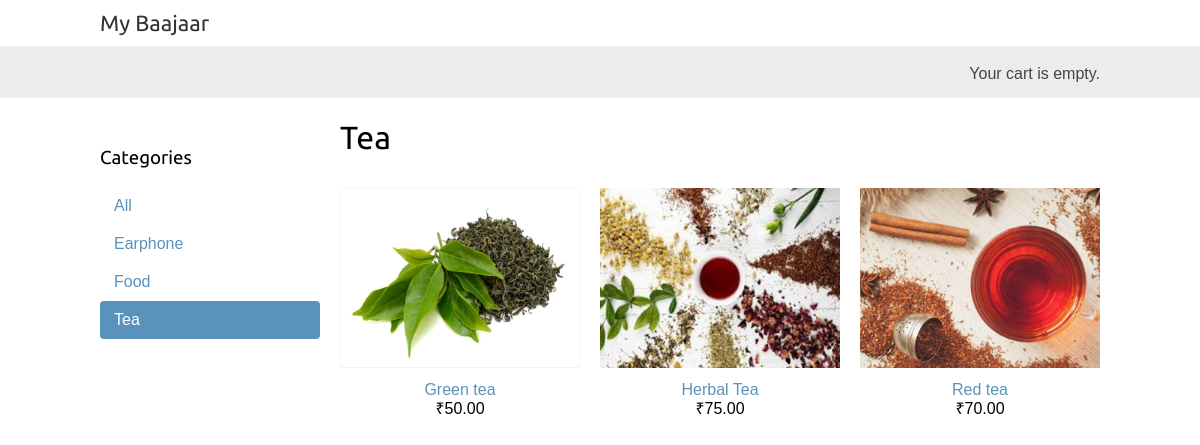
Page /tea/ on the committed database.
### shop/models.py (models this page shows, shortened)
class Category(models.Model):
    name=models.CharField(max_length=200,db_index=True)
    slug=models.SlugField(max_length=200,unique=True)
    class Meta:
        ordering=('name',)
        verbose_name='category'
        verbose_name_plural='catagories'
    def get_absolute_url(self):
        return reverse('shop:product_list_by_category',args=[self.slug])

class Product(models.Model):
    category = models.ForeignKey(Category,related_name='products',on_delete=models.CASCADE)
    name=models.CharField(max_length=200,db_index=True)
    slug=models.SlugField(max_length=200,db_index=True)
    image=models.ImageField(upload_to='products/%Y/%m/%d',blank=True)
    description=models.TextField(blank=True)
    price=models.DecimalField(max_digits=10,decimal_places=2)
    available=models.BooleanField(default=True)
    created=models.DateTimeField(auto_now=True)
    updated=models.DateTimeField(auto_now=True)
    class Meta:
        ordering=('name',)
        index_together=(('id','slug'),)
    def get_absolute_url(self):
        return reverse('shop:product_detail',args=[self.id, self.slug])

### shop/views.py (the view)
# urls.py: path('',views.product_list,name='product_list'),
def product_list(request, category_slug=None):
    category=None
    categories=Category.objects.all()
    products=Product.objects.filter(available=True)
    if category_slug:
        category=get_object_or_404(Category, slug=category_slug)
        products=products.filter(category=category)
    return render(request,'product/list.html',{'category':category,
    'categories':categories,'products':products})

### cart/cart.py (called while the page is built)
    def __len__(self):
        return sum(item['quantity'] for item in self.cart.values())

### cart/context_processors.py (called while the page is built)
def cart(request):
    return{'cart':Cart(request)}

### templates/product/list.html (shortened to what this page needs)
{% extends 'base.html' %}
{% load static %}
{% block content %}
    <div id="sidebar">
        <h3>Categories</h3>
        <ul>
            <li {% if not category %}class="selected"{% endif %}>
                <a href="{% url "shop:product_list" %}">All</a>
            </li>
            {% for c in categories %}
            <li {% if category.slug == c.slug %}class="selected"{% endif %}>
                <a href="{{ c.get_absolute_url }}">{{ c.name }}</a>
            </li>
            {% endfor %}
            </ul>
    </div>
    <div id="main" class="product-list">
        <h1>{% if category %}{{category.name}}{% else %}Products{% endif %}</h1>
        {% for product in products %}
        <div class="item">
            <a href="{{ product.get_absolute_url }}">
                <img src="{% if product.image %}{{ product.image.url }}
                {% else %}{% static 'img/no_image.png' %}{% endif %}">
            </a>
            <a href="{{ product.get_absolute_url }}">{{product.name}}</a>
            <br>
            ₹{{product.price}}
        </div>
        {% endfor %}
    </div>
{% endblock content %}

### static/css/base.css (style rules this page uses)
body { margin:0; padding:0; font-family:helvetica, sans-serif; }
h1, h2, h3, h4, h5 , h6 { font-family: 'Ubuntu', sans-serif; font-weight:normal; }
a { text-decoration:none; color:#5993bb; }
#sidebar { width:220px; padding:30px 20px 0 0; float:left; }
#sidebar ul { margin:0; padding:0; }
#sidebar ul li { margin:0; list-style:none; padding:10px 14px; }
#sidebar ul li a { display:block; }
#sidebar ul li.selected { background:#5993bb; border-radius:4px; }
#sidebar ul li.selected a { color:#fff; }
#main { float:left; width: 96%; margin-right:-220px; overflow:hidden; }
.product-list .item { width:25%; padding:10px 20px 10px 0; float:left; text-align:center; line-height:1.2; }
.product-list .item img { width:100%; margin-bottom:8px; }

### rows in the picture
Category: name "Earphone"
Category: name "Food"
Category: name "Tea"
Product: image (picture), name "Green tea", price "50.00"
Product: image (picture), name "Herbal Tea", price "75.00"
Product: image (picture), name "Red tea", price "70.00"
